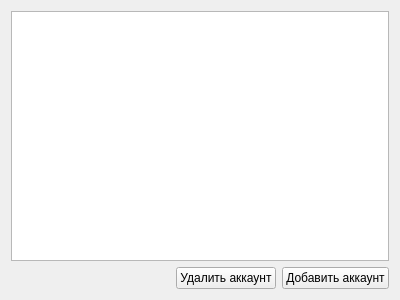
<?xml version="1.0" encoding="UTF-8"?>
<ui version="4.0">
 <class>AccountsForm</class>
 <widget class="QWidget" name="AccountsForm">
  <property name="geometry">
   <rect>
    <x>0</x>
    <y>0</y>
    <width>400</width>
    <height>300</height>
   </rect>
  </property>
  <property name="windowTitle">
   <string>Учетные записи</string>
  </property>
  <layout class="QVBoxLayout" name="verticalLayout">
   <item>
    <widget class="QTableView" name="view"/>
   </item>
   <item>
    <layout class="QHBoxLayout" name="horizontalLayout">
     <item>
      <spacer name="horizontalSpacer">
       <property name="orientation">
        <enum>Qt::Horizontal</enum>
       </property>
       <property name="sizeHint" stdset="0">
        <size>
         <width>40</width>
         <height>20</height>
        </size>
       </property>
      </spacer>
     </item>
     <item>
      <widget class="QPushButton" name="pbRemove">
       <property name="text">
        <string>Удалить аккаунт</string>
       </property>
      </widget>
     </item>
     <item>
      <widget class="QPushButton" name="pbAdd">
       <property name="text">
        <string>Добавить аккаунт</string>
       </property>
      </widget>
     </item>
    </layout>
   </item>
  </layout>
 </widget>
 <resources/>
 <connections/>
</ui>
